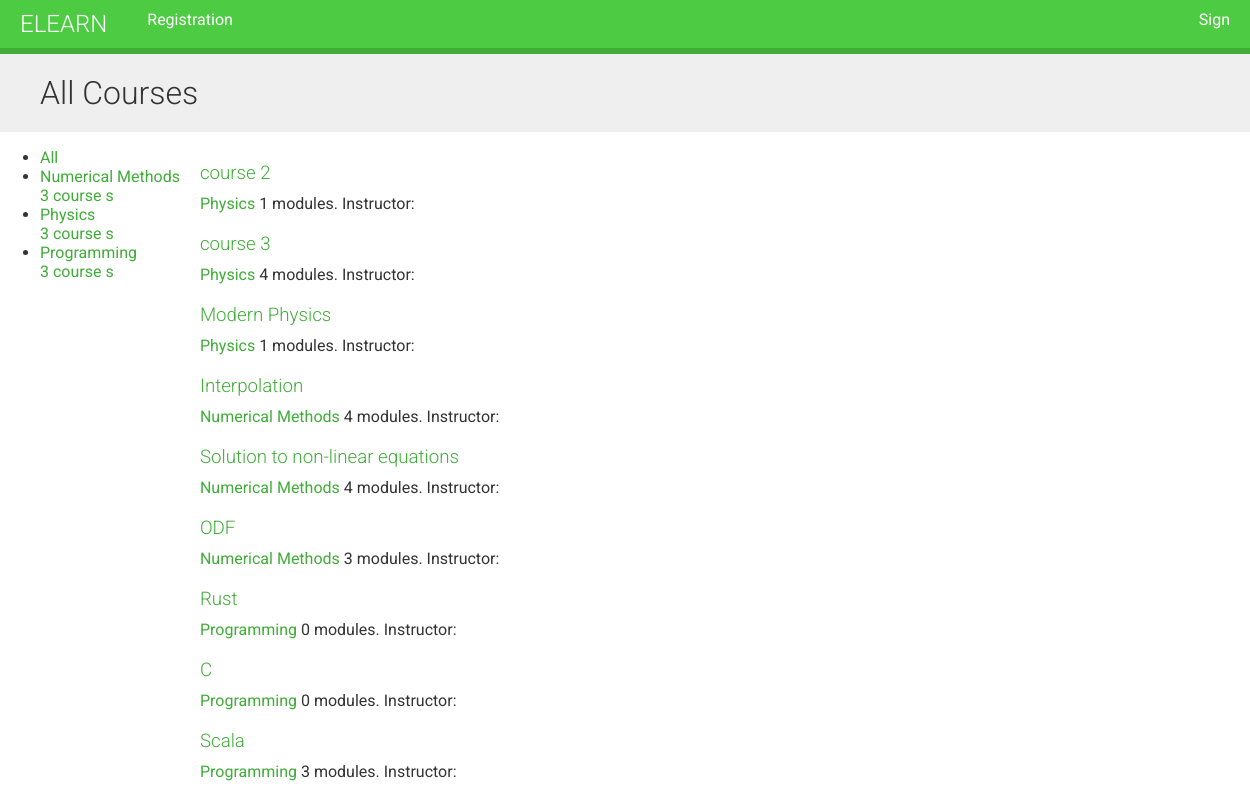
The page / on the database its author committed.
### courses/models.py (models this page shows, shortened)
class Subject(models.Model):
    title = models.CharField(max_length=200)
    slug = models.SlugField(max_length=200, unique=True)
    class Meta:
        ordering = ['title']
    def __str__(self):
        return self.title

class Course(models.Model):
    owner = models.ForeignKey(User, related_name="courses_created",
                              on_delete=models.CASCADE)
    subject = models.ForeignKey(Subject,
                                related_name="courses",
                                on_delete=models.CASCADE)
    title = models.CharField(max_length=200)
    slug = models.SlugField(max_length=200, unique=True)
    overview = models.TextField()
    created = models.DateTimeField(auto_now_add=True)
    students = models.ManyToManyField(
        User, related_name='course_joined', blank=True)
    class Meta:
        ordering = ['-created']

### courses/views.py (the view)
# urls.py: path("", CourseListView.as_view(), name='course_list'),
class CourseListView(TemplateResponseMixin, View):
    model = Course
    template_name = 'courses/course/list.html'
    def get(self, request, subject=None):
        subjects = cache.get('all_subjects')
        if not subjects:
            subjects = Subject.objects.annotate(
                total_courses=Count('courses')
            )
            cache.set('all_subjects', subjects)
        all_courses = Course.objects.annotate(
            total_modules=Count('modules')
        )
        if subject:
            subject = get_object_or_404(Subject, slug=subject)
            key = f'subject_{subject.id}_courses'
            courses = cache.get(key)
            if not courses:
                courses = all_courses.filter(subject=subject)
                cache.set(key, courses)
        else:
            courses = cache.get('all_courses')
            if not courses:
                courses = all_courses
                cache.set('all_courses', courses)
        return self.render_to_response({'subjects': subjects,
                                        'subject': subject,
                                        'courses': courses})

### courses/templates/courses/course/list.html (shortened to what this page needs)
{% extends "base.html" %}
{% block content %}
    <h1>
        {% if subject %}
            {{subject.title}} courses
        {% else %}
            All Courses
        {% endif %}
    </h1>
    <ul id="modules">
        <li {% if not subject %} class="selected" {% endif %}>
            <a href="{% url 'course_list' %}">
                All
            </a>
        </li>
        {% for s in subjects %}
            <li {% if subject == s %} class="selected" {% endif %}>
                <a href="{% url 'course_list_subject' s.slug %}">
                    {{s.title}}
                    <br>
                    <span>
                        {{s.total_courses}} course {{s.total_courses|pluralize}}
                    </span>
                </a>
            </li>
        {% endfor %}
    </ul>
    <div class="module">
        {% for course in courses %}
            {% with subject=course.subject %}
                <h3>
                    <a href="{% url 'course_detail' course.slug %}">
                        {{course.title}}
                    </a>
                </h3>
                <p>
                    <a href="{% url 'course_list_subject' subject.slug %}">
                        {{subject}}
                    </a>
                    {{ course.total_modules }} modules.
                    Instructor: {{ course.owner.get_full_name }}
                </p>
            {% endwith %}
        {% endfor %}
    </div>
{% endblock %}

### courses/static/css/base.css (style rules this page uses)
body { margin: 0; font-family: 'Roboto', sans-serif; font-weight: 400; color: #333; }
a { color: #3fad37; text-decoration: none; }
ul { float: left; }
h1, h2, h3, h4, h5, h6 { font-family: 'Roboto', sans-serif; font-weight: 300; }
h1 { background: #efefef; width: 100%; overflow: auto; padding: 20px 0 20px 40px; margin: 0; }
.module { padding: 10px 20px; float: left; width: 600px; }
.module h3 { margin: 20px 0 0; padding: 0; width: 100%; }
.module p { margin: 10px 0 20px; width: 100%; float: left; }

### rows shown on the page
Subject: title "Numerical Methods", total_courses "3"
Subject: title "Physics", total_courses "3"
Subject: title "Programming", total_courses "3"
Course: title "course 2", subject "Physics", total_modules "1"
Course: title "course 3", subject "Physics", total_modules "4"
Course: title "Modern Physics", subject "Physics", total_modules "1"
Course: title "Interpolation", subject "Numerical Methods", total_modules "4"
Course: title "Solution to non-linear equations", subject "Numerical Methods", total_modules "4"
Course: title "ODF", subject "Numerical Methods", total_modules "3"
Course: title "Rust", subject "Programming", total_modules "0"
Course: title "C", subject "Programming", total_modules "0"
Course: title "Scala", subject "Programming", total_modules "3"
